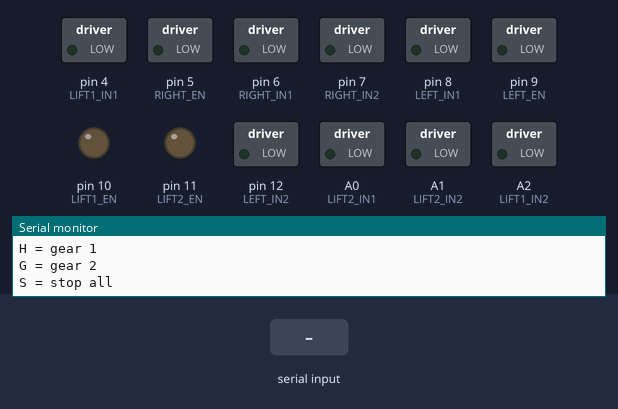
A sketch run on a simulated Arduino Uno, built with avr-gcc and run on an emulated ATmega328P. Shown: switched loads named in the sketch (green lamp = pin HIGH), output pins drawn as LEDs (lit = HIGH), the last lines printed to the serial monitor. The test bench sets the inputs (shaded band).

Above: at 1.3 s.
1.4 s: "A" received over the second serial link
At 1.5 s:
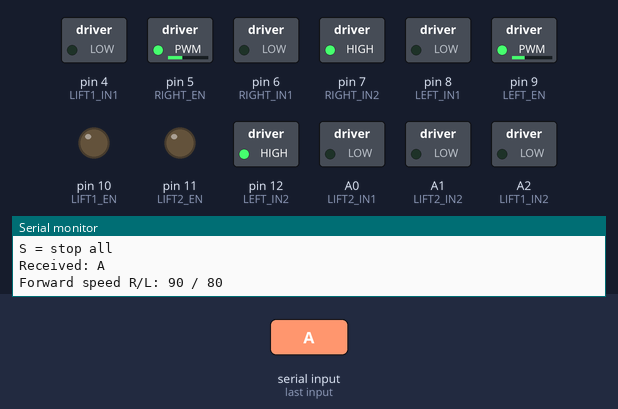
3.0 s: "B" received over the second serial link
At 3.1 s:
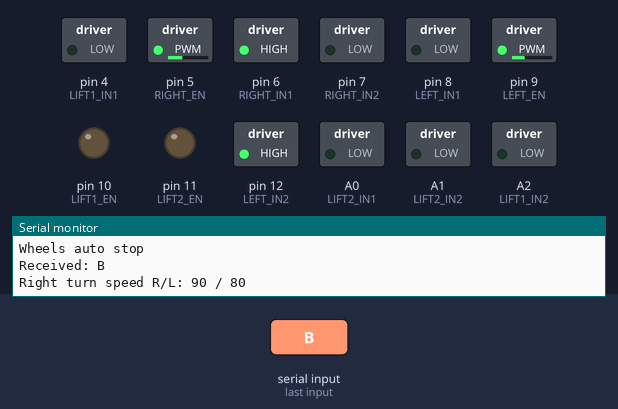
4.6 s: "C" received over the second serial link
At 4.7 s:
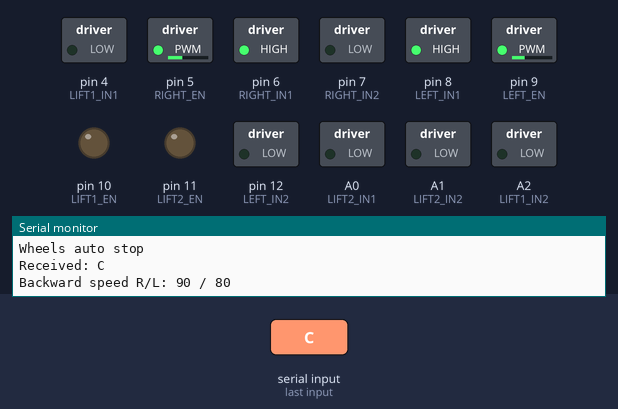
6.2 s: "D" received over the second serial link
At 6.3 s:
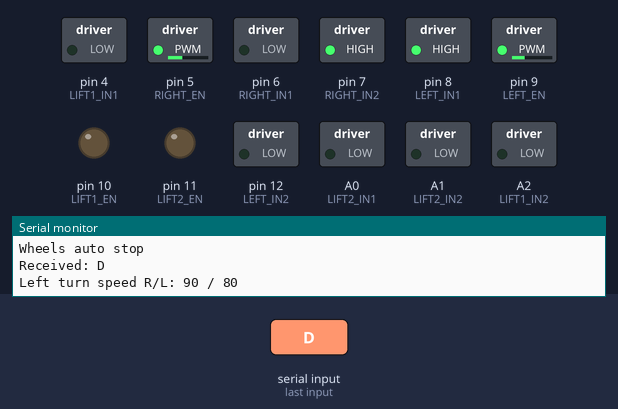
7.8 s: "R" received over the second serial link
At 7.9 s:
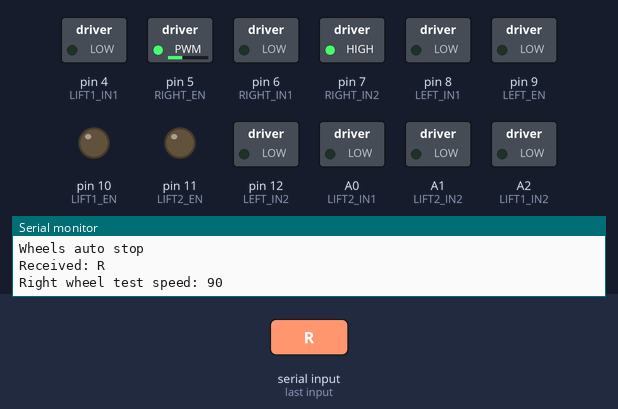
9.4 s: "L" received over the second serial link
At 9.5 s:
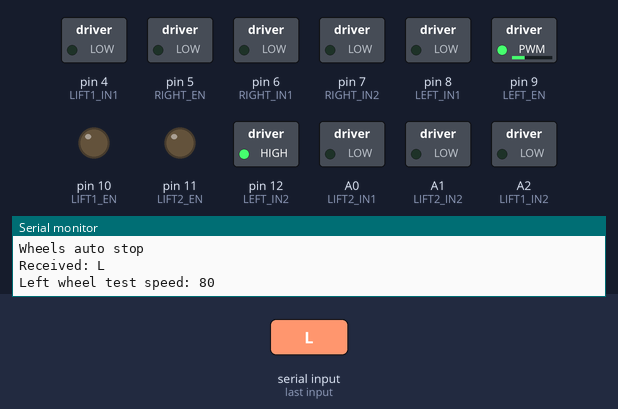
Timing chart, 0 to 12.0 s (numbered marks = the images above; inputs shaded):
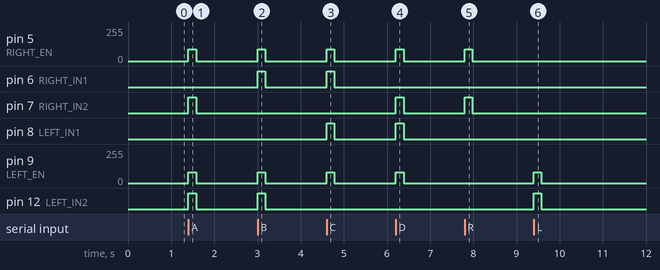

Measured:
- after the input at 1.4 s, pin 5 (RIGHT_EN): 0/255 → 90/255 at once, → 0/255 0.18 s later; pin 7 (RIGHT_IN2), pin 12 (LEFT_IN2): LOW → HIGH at once, → LOW 0.18 s later; pin 9 (LEFT_EN): 0/255 → 80/255 at once, → 0/255 0.18 s later
- after the input at 3.0 s, pin 5 (RIGHT_EN): 0/255 → 90/255 at once, → 0/255 0.18 s later; pin 6 (RIGHT_IN1), pin 12 (LEFT_IN2): LOW → HIGH at once, → LOW 0.18 s later; pin 9 (LEFT_EN): 0/255 → 80/255 at once, → 0/255 0.18 s later
- after the input at 4.6 s, pin 5 (RIGHT_EN): 0/255 → 90/255 at once, → 0/255 0.18 s later; pin 6 (RIGHT_IN1), pin 8 (LEFT_IN1): LOW → HIGH at once, → LOW 0.18 s later; pin 9 (LEFT_EN): 0/255 → 80/255 at once, → 0/255 0.18 s later
- after the input at 6.2 s, pin 5 (RIGHT_EN): 0/255 → 90/255 at once, → 0/255 0.18 s later; pin 7 (RIGHT_IN2), pin 8 (LEFT_IN1): LOW → HIGH at once, → LOW 0.18 s later; pin 9 (LEFT_EN): 0/255 → 80/255 at once, → 0/255 0.18 s later
- after the input at 7.8 s, pin 5 (RIGHT_EN): 0/255 → 90/255 at once, → 0/255 0.18 s later; pin 7 (RIGHT_IN2): LOW → HIGH at once, → LOW 0.18 s later
- after the input at 9.4 s, pin 9 (LEFT_EN): 0/255 → 80/255 at once, → 0/255 0.18 s later; pin 12 (LEFT_IN2): LOW → HIGH at once, → LOW 0.18 s later

The sketch:

warehouse_robot_control.ino
```cpp
#include <SoftwareSerial.h>

SoftwareSerial hm10(2, 3);
// Arduino D2 = RX ← HM-10 TXD
// Arduino D3 = TX → HM-10 RXD

// ======================================================
// SPEED CONTROL SECTION
// ======================================================

// ======================================================
// RIGHT WHEEL SPEED SETTINGS
// ======================================================

const int RIGHT_GEAR1_MIN_SPEED = 90;
const int RIGHT_GEAR1_MAX_SPEED = 90;

const int RIGHT_GEAR2_MIN_SPEED = 100;
const int RIGHT_GEAR2_MAX_SPEED = 120;

// Time for the right wheel to reach maximum speed
const unsigned long RIGHT_RAMP_TIME = 2000; // ms

// ======================================================
// LEFT WHEEL SPEED SETTINGS
// ======================================================

const int LEFT_GEAR1_MIN_SPEED = 80;
const int LEFT_GEAR1_MAX_SPEED = 80;

const int LEFT_GEAR2_MIN_SPEED = 90;
const int LEFT_GEAR2_MAX_SPEED = 110;

// Time for the left wheel to reach maximum speed
const unsigned long LEFT_RAMP_TIME = 2000; // ms

int currentRightMinWheelSpeed = RIGHT_GEAR1_MIN_SPEED;
int currentRightMaxWheelSpeed = RIGHT_GEAR1_MAX_SPEED;

int currentLeftMinWheelSpeed = LEFT_GEAR1_MIN_SPEED;
int currentLeftMaxWheelSpeed = LEFT_GEAR1_MAX_SPEED;

// Two lifting motors speed using the second L298N module
// Lift up and lift down use separate speed values for better control.
const int LIFT_UP_SPEED = 50;
const int LIFT_DOWN_SPEED = 130;


// Wheel command timeout settings.
// Gear 1 and Gear 2 use separate wheel timeouts so each gear can be tuned independently.
// If one wheel button press keeps the robot moving too long, reduce the relevant value.
// If the app sends repeated commands while held, keep this slightly longer than the app repeat interval.
const unsigned long GEAR1_COMMAND_TIMEOUT = 150; // ms
const unsigned long GEAR2_COMMAND_TIMEOUT = 330; // ms

unsigned long currentWheelCommandTimeout = GEAR1_COMMAND_TIMEOUT;

// Lift command timeout.
// This is separate from wheel timeout so lifting can be tuned independently.
const unsigned long LIFT_COMMAND_TIMEOUT = 80; // ms

// ======================================================
// MOTOR PINS
// ======================================================

// ======================================================
// First L298N module: right and left wheel motors
// ======================================================

// Right wheel motor
const int RIGHT_EN = 5;   // L298N #1 ENA, PWM speed control
const int RIGHT_IN1 = 6;  // L298N #1 IN1
const int RIGHT_IN2 = 7;  // L298N #1 IN2

// Left wheel motor
const int LEFT_EN = 9;    // L298N #1 ENB, PWM speed control
const int LEFT_IN1 = 8;   // L298N #1 IN3
const int LEFT_IN2 = 12;  // L298N #1 IN4

// ======================================================
// Second L298N module: two lifting motors
// ======================================================

// Lift motor 1
const int LIFT1_EN = 10;   // L298N #2 ENA, PWM speed control
const int LIFT1_IN1 = 4;   // L298N #2 IN1
const int LIFT1_IN2 = A2;  // L298N #2 IN2 (moved from D13)

// Lift motor 2
const int LIFT2_EN = 11;   // L298N #2 ENB, PWM speed control
const int LIFT2_IN1 = A0;  // L298N #2 IN3
const int LIFT2_IN2 = A1;  // L298N #2 IN4

// ======================================================
// STATE VARIABLES
// ======================================================

unsigned long lastWheelCommandTime = 0;
unsigned long lastLiftCommandTime = 0;

bool wheelMoving = false;
bool liftMoving = false;

char currentWheelCommand = '\0';
unsigned long wheelCommandStartTime = 0;

// ======================================================
// SETUP
// ======================================================

void setup() {
  Serial.begin(9600);
  hm10.begin(9600);

  // Wheel motors
  pinMode(RIGHT_EN, OUTPUT);
  pinMode(RIGHT_IN1, OUTPUT);
  pinMode(RIGHT_IN2, OUTPUT);

  pinMode(LEFT_EN, OUTPUT);
  pinMode(LEFT_IN1, OUTPUT);
  pinMode(LEFT_IN2, OUTPUT);

  // Lift motors
  pinMode(LIFT1_EN, OUTPUT);
  pinMode(LIFT1_IN1, OUTPUT);
  pinMode(LIFT1_IN2, OUTPUT);

  pinMode(LIFT2_EN, OUTPUT);
  pinMode(LIFT2_IN1, OUTPUT);
  pinMode(LIFT2_IN2, OUTPUT);

  stopAll();

  Serial.println("BLE robot control ready.");
  Serial.println("A = forward");
  Serial.println("B = turn right");
  Serial.println("C = backward");
  Serial.println("D = turn left");
  Serial.println("R = test right wheel only");
  Serial.println("L = test left wheel only");
  Serial.println("E = lift up");
  Serial.println("F = lift down");
  Serial.println("H = gear 1");
  Serial.println("G = gear 2");
  Serial.println("S = stop all");
}

// ======================================================
// LOOP
// ======================================================

void loop() {
  if (hm10.available()) {
    char data = hm10.read();
    data = toupper(data);

    Serial.print("Received: ");
    Serial.println(data);

    if (data == 'A' || data == 'B' || data == 'C' || data == 'D' ||
        data == 'R' || data == 'L') {
      handleWheelCommand(data);

      wheelMoving = true;
      lastWheelCommandTime = millis();
    }

    else if (data == 'E') {
      liftUp();
      liftMoving = true;
      lastLiftCommandTime = millis();

      hm10.println("Lift up");
      Serial.println("Lift up");
    }

    else if (data == 'F') {
      liftDown();
      liftMoving = true;
      lastLiftCommandTime = millis();

      hm10.println("Lift down");
      Serial.println("Lift down");
    }

    else if (data == 'H') {
      setGear1();

      hm10.println("Gear 1 selected");
      Serial.println("Gear 1 selected");
    }

    else if (data == 'G') {
      setGear2();

      hm10.println("Gear 2 selected");
      Serial.println("Gear 2 selected");
    }

    else if (data == 'S') {
      stopAll();

      hm10.println("Stop all");
      Serial.println("Stop all");
    }
  }

  if (wheelMoving && millis() - lastWheelCommandTime > currentWheelCommandTimeout) {
    stopWheels();
    wheelMoving = false;
    currentWheelCommand = '\0';

    Serial.println("Wheels auto stop");
  }

  if (liftMoving && millis() - lastLiftCommandTime > LIFT_COMMAND_TIMEOUT) {
    stopLift();
    liftMoving = false;

    Serial.println("Lift auto stop");
  }
}

// ======================================================
// GEAR CONTROL
// ======================================================

void setGear1() {
  currentRightMinWheelSpeed = RIGHT_GEAR1_MIN_SPEED;
  currentRightMaxWheelSpeed = RIGHT_GEAR1_MAX_SPEED;

  currentLeftMinWheelSpeed = LEFT_GEAR1_MIN_SPEED;
  currentLeftMaxWheelSpeed = LEFT_GEAR1_MAX_SPEED;

  currentWheelCommandTimeout = GEAR1_COMMAND_TIMEOUT;
  currentWheelCommand = '\0';
}

void setGear2() {
  currentRightMinWheelSpeed = RIGHT_GEAR2_MIN_SPEED;
  currentRightMaxWheelSpeed = RIGHT_GEAR2_MAX_SPEED;

  currentLeftMinWheelSpeed = LEFT_GEAR2_MIN_SPEED;
  currentLeftMaxWheelSpeed = LEFT_GEAR2_MAX_SPEED;

  currentWheelCommandTimeout = GEAR2_COMMAND_TIMEOUT;
  currentWheelCommand = '\0';
}

// ======================================================
// WHEEL COMMAND CONTROL
// ======================================================

void handleWheelCommand(char command) {
  if (command != currentWheelCommand) {
    currentWheelCommand = command;
    wheelCommandStartTime = millis();
  }

  int currentRightSpeed = calculateRightRampSpeed();
  int currentLeftSpeed = calculateLeftRampSpeed();

  if (command == 'A') {
    moveForward(currentRightSpeed, currentLeftSpeed);
    hm10.print("Forward speed R/L: ");
    hm10.print(currentRightSpeed);
    hm10.print(" / ");
    hm10.println(currentLeftSpeed);

    Serial.print("Forward speed R/L: ");
    Serial.print(currentRightSpeed);
    Serial.print(" / ");
    Serial.println(currentLeftSpeed);
  }

  else if (command == 'B') {
    turnRight(currentRightSpeed, currentLeftSpeed);
    hm10.print("Right turn speed R/L: ");
    hm10.print(currentRightSpeed);
    hm10.print(" / ");
    hm10.println(currentLeftSpeed);

    Serial.print("Right turn speed R/L: ");
    Serial.print(currentRightSpeed);
    Serial.print(" / ");
    Serial.println(currentLeftSpeed);
  }

  else if (command == 'C') {
    moveBackward(currentRightSpeed, currentLeftSpeed);
    hm10.print("Backward speed R/L: ");
    hm10.print(currentRightSpeed);
    hm10.print(" / ");
    hm10.println(currentLeftSpeed);

    Serial.print("Backward speed R/L: ");
    Serial.print(currentRightSpeed);
    Serial.print(" / ");
    Serial.println(currentLeftSpeed);
  }

  else if (command == 'D') {
    turnLeft(currentRightSpeed, currentLeftSpeed);
    hm10.print("Left turn speed R/L: ");
    hm10.print(currentRightSpeed);
    hm10.print(" / ");
    hm10.println(currentLeftSpeed);

    Serial.print("Left turn speed R/L: ");
    Serial.print(currentRightSpeed);
    Serial.print(" / ");
    Serial.println(currentLeftSpeed);
  }

  else if (command == 'R') {
    testRightWheel(currentRightSpeed);
    hm10.print("Right wheel test speed: ");
    hm10.println(currentRightSpeed);

    Serial.print("Right wheel test speed: ");
    Serial.println(currentRightSpeed);
  }

  else if (command == 'L') {
    testLeftWheel(currentLeftSpeed);
    hm10.print("Left wheel test speed: ");
    hm10.println(currentLeftSpeed);

    Serial.print("Left wheel test speed: ");
    Serial.println(currentLeftSpeed);
  }
}

int calculateRightRampSpeed() {
  unsigned long heldTime = millis() - wheelCommandStartTime;

  if (heldTime >= RIGHT_RAMP_TIME) {
    return currentRightMaxWheelSpeed;
  }

  int speedValue = map(
    heldTime,
    0,
    RIGHT_RAMP_TIME,
    currentRightMinWheelSpeed,
    currentRightMaxWheelSpeed
  );

  return constrain(speedValue, currentRightMinWheelSpeed, currentRightMaxWheelSpeed);
}

int calculateLeftRampSpeed() {
  unsigned long heldTime = millis() - wheelCommandStartTime;

  if (heldTime >= LEFT_RAMP_TIME) {
    return currentLeftMaxWheelSpeed;
  }

  int speedValue = map(
    heldTime,
    0,
    LEFT_RAMP_TIME,
    currentLeftMinWheelSpeed,
    currentLeftMaxWheelSpeed
  );

  return constrain(speedValue, currentLeftMinWheelSpeed, currentLeftMaxWheelSpeed);
}

// ======================================================
// LOW-LEVEL WHEEL MOTOR CONTROL
// ------------------------------------------------------
// Positive power = forward
// Negative power = backward
// 0 = stop
// ======================================================

void setRightMotor(int power, int speedValue) {
  if (power > 0) {
    // Right wheel forward
    digitalWrite(RIGHT_IN1, LOW);
    digitalWrite(RIGHT_IN2, HIGH);
    analogWrite(RIGHT_EN, speedValue);
  }

  else if (power < 0) {
    // Right wheel backward
    digitalWrite(RIGHT_IN1, HIGH);
    digitalWrite(RIGHT_IN2, LOW);
    analogWrite(RIGHT_EN, speedValue);
  }

  else {
    digitalWrite(RIGHT_IN1, LOW);
    digitalWrite(RIGHT_IN2, LOW);
    analogWrite(RIGHT_EN, 0);
  }
}

void setLeftMotor(int power, int speedValue) {
  if (power > 0) {
    // Left wheel forward
    digitalWrite(LEFT_IN1, LOW);
    digitalWrite(LEFT_IN2, HIGH);
    analogWrite(LEFT_EN, speedValue);
  }

  else if (power < 0) {
    // Left wheel backward
    digitalWrite(LEFT_IN1, HIGH);
    digitalWrite(LEFT_IN2, LOW);
    analogWrite(LEFT_EN, speedValue);
  }

  else {
    digitalWrite(LEFT_IN1, LOW);
    digitalWrite(LEFT_IN2, LOW);
    analogWrite(LEFT_EN, 0);
  }
}

// ======================================================
// MOVEMENT FUNCTIONS
// ======================================================

// A = forward
void moveForward(int rightSpeedValue, int leftSpeedValue) {
  setRightMotor(1, rightSpeedValue);
  setLeftMotor(1, leftSpeedValue);
}

// C = backward
void moveBackward(int rightSpeedValue, int leftSpeedValue) {
  setRightMotor(-1, rightSpeedValue);
  setLeftMotor(-1, leftSpeedValue);
}

// D = turn left
void turnLeft(int rightSpeedValue, int leftSpeedValue) {
  // Right wheel forward, left wheel backward
  setRightMotor(1, rightSpeedValue);
  setLeftMotor(-1, leftSpeedValue);
}

// B = turn right
void turnRight(int rightSpeedValue, int leftSpeedValue) {
  // Right wheel backward, left wheel forward
  setRightMotor(-1, rightSpeedValue);
  setLeftMotor(1, leftSpeedValue);
}

// R = right wheel only test
void testRightWheel(int speedValue) {
  setRightMotor(1, speedValue);
  setLeftMotor(0, 0);
}

// L = left wheel only test
void testLeftWheel(int speedValue) {
  setRightMotor(0, 0);
  setLeftMotor(1, speedValue);
}

void stopWheels() {
  setRightMotor(0, 0);
  setLeftMotor(0, 0);
}

// ======================================================
// LOW-LEVEL LIFT MOTOR CONTROL
// ------------------------------------------------------
// Positive power = lift up direction
// Negative power = lift down direction
// 0 = stop
// ======================================================

void setLiftMotor1(int power, int speedValue) {
  if (power > 0) {
    digitalWrite(LIFT1_IN1, HIGH);
    digitalWrite(LIFT1_IN2, LOW);
    analogWrite(LIFT1_EN, speedValue);
  }

  else if (power < 0) {
    digitalWrite(LIFT1_IN1, LOW);
    digitalWrite(LIFT1_IN2, HIGH);
    analogWrite(LIFT1_EN, speedValue);
  }

  else {
    digitalWrite(LIFT1_IN1, LOW);
    digitalWrite(LIFT1_IN2, LOW);
    analogWrite(LIFT1_EN, 0);
  }
}

void setLiftMotor2(int power, int speedValue) {
  if (power > 0) {
    digitalWrite(LIFT2_IN1, HIGH);
    digitalWrite(LIFT2_IN2, LOW);
    analogWrite(LIFT2_EN, speedValue);
  }

  else if (power < 0) {
    digitalWrite(LIFT2_IN1, LOW);
    digitalWrite(LIFT2_IN2, HIGH);
    analogWrite(LIFT2_EN, speedValue);
  }

  else {
    digitalWrite(LIFT2_IN1, LOW);
    digitalWrite(LIFT2_IN2, LOW);
    analogWrite(LIFT2_EN, 0);
  }
}

// ======================================================
// LIFTING FUNCTIONS
// ======================================================

// E = lift up
void liftUp() {
  setLiftMotor1(1, LIFT_UP_SPEED);
  setLiftMotor2(1, LIFT_UP_SPEED);
}

// F = lift down
void liftDown() {
  setLiftMotor1(-1, LIFT_DOWN_SPEED);
  setLiftMotor2(-1, LIFT_DOWN_SPEED);
}

void stopLift() {
  setLiftMotor1(0, 0);
  setLiftMotor2(0, 0);
}

// ======================================================
// STOP ALL
// ======================================================

void stopAll() {
  stopWheels();
  stopLift();

  wheelMoving = false;
  liftMoving = false;
  currentWheelCommand = '\0';
}
```
